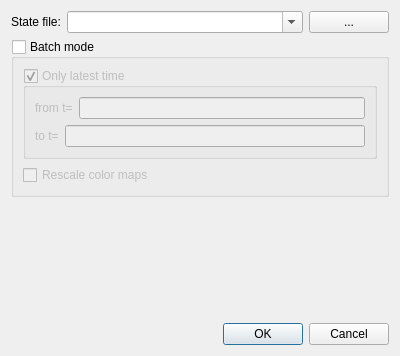
<?xml version="1.0" encoding="UTF-8"?>
<ui version="4.0">
 <class>IQParaviewDialog</class>
 <widget class="QDialog" name="IQParaviewDialog">
  <property name="geometry">
   <rect>
    <x>0</x>
    <y>0</y>
    <width>400</width>
    <height>356</height>
   </rect>
  </property>
  <property name="windowTitle">
   <string>Dialog</string>
  </property>
  <layout class="QVBoxLayout" name="verticalLayout_2">
   <item>
    <layout class="QHBoxLayout" name="horizontalLayout_3">
     <item>
      <widget class="QLabel" name="label_3">
       <property name="text">
        <string>State file:</string>
       </property>
      </widget>
     </item>
     <item>
      <widget class="QComboBox" name="statefile">
       <property name="sizePolicy">
        <sizepolicy hsizetype="Expanding" vsizetype="Fixed">
         <horstretch>0</horstretch>
         <verstretch>0</verstretch>
        </sizepolicy>
       </property>
       <property name="editable">
        <bool>true</bool>
       </property>
      </widget>
     </item>
     <item>
      <widget class="QPushButton" name="btnSelectStateFile">
       <property name="sizePolicy">
        <sizepolicy hsizetype="Fixed" vsizetype="Fixed">
         <horstretch>0</horstretch>
         <verstretch>0</verstretch>
        </sizepolicy>
       </property>
       <property name="text">
        <string>...</string>
       </property>
      </widget>
     </item>
    </layout>
   </item>
   <item>
    <widget class="QGroupBox" name="cbBatch">
     <property name="title">
      <string>Batch mode</string>
     </property>
     <property name="checkable">
      <bool>true</bool>
     </property>
     <property name="checked">
      <bool>false</bool>
     </property>
     <layout class="QVBoxLayout" name="verticalLayout">
      <item>
       <widget class="QGroupBox" name="cbOnlyLatestTime">
        <property name="title">
         <string>Only latest time</string>
        </property>
        <property name="checkable">
         <bool>true</bool>
        </property>
        <property name="checked">
         <bool>true</bool>
        </property>
        <layout class="QVBoxLayout" name="verticalLayout_3">
         <item>
          <layout class="QHBoxLayout" name="horizontalLayout">
           <item>
            <widget class="QLabel" name="label">
             <property name="text">
              <string>from t=</string>
             </property>
            </widget>
           </item>
           <item>
            <widget class="QLineEdit" name="leFrom"/>
           </item>
          </layout>
         </item>
         <item>
          <layout class="QHBoxLayout" name="horizontalLayout_2">
           <item>
            <widget class="QLabel" name="label_2">
             <property name="text">
              <string>to t=</string>
             </property>
            </widget>
           </item>
           <item>
            <widget class="QLineEdit" name="leTo"/>
           </item>
          </layout>
         </item>
        </layout>
       </widget>
      </item>
      <item>
       <widget class="QCheckBox" name="cbRescale">
        <property name="text">
         <string>Rescale color maps</string>
        </property>
       </widget>
      </item>
     </layout>
    </widget>
   </item>
   <item>
    <spacer name="verticalSpacer">
     <property name="orientation">
      <enum>Qt::Vertical</enum>
     </property>
     <property name="sizeHint" stdset="0">
      <size>
       <width>20</width>
       <height>14</height>
      </size>
     </property>
    </spacer>
   </item>
   <item>
    <widget class="QDialogButtonBox" name="buttonBox">
     <property name="orientation">
      <enum>Qt::Horizontal</enum>
     </property>
     <property name="standardButtons">
      <set>QDialogButtonBox::Cancel|QDialogButtonBox::Ok</set>
     </property>
    </widget>
   </item>
  </layout>
 </widget>
 <resources/>
 <connections>
  <connection>
   <sender>buttonBox</sender>
   <signal>accepted()</signal>
   <receiver>IQParaviewDialog</receiver>
   <slot>accept()</slot>
   <hints>
    <hint type="sourcelabel">
     <x>248</x>
     <y>254</y>
    </hint>
    <hint type="destinationlabel">
     <x>157</x>
     <y>274</y>
    </hint>
   </hints>
  </connection>
  <connection>
   <sender>buttonBox</sender>
   <signal>rejected()</signal>
   <receiver>IQParaviewDialog</receiver>
   <slot>reject()</slot>
   <hints>
    <hint type="sourcelabel">
     <x>316</x>
     <y>260</y>
    </hint>
    <hint type="destinationlabel">
     <x>286</x>
     <y>274</y>
    </hint>
   </hints>
  </connection>
 </connections>
</ui>
